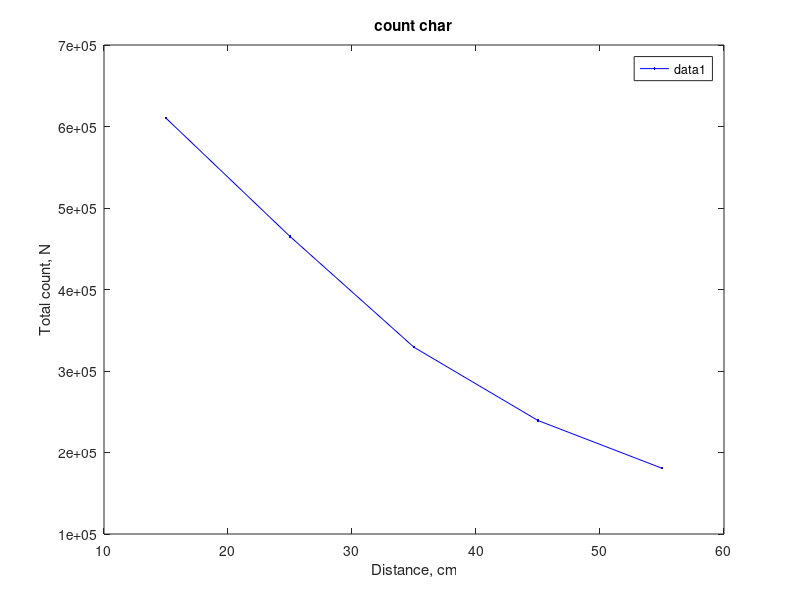

Write MATLAB code to recreate this figure.

%%% count char

% = [0 20 40];

dist = [0 10 20 30 40];
totalcount = [180684 239249 329140 465140 610280 ];
plot(15+40-dist, totalcount, '.-b');
title('count char'); xlabel('Distance, cm'); ylabel('Total count, N'); legend('show');

return;

colorIndex = 1;

for i = [0 10 20 30 40]
    
    [y] = loadMCA(sprintf('/home/fna/data/our/7/measure2/count_char/%d.mca', i));
    y = y(1:8000);

    y = reshape(y, [8, 1000]);
    y = sum(y, 1);

    plot((1:numel(y)).*8-4, y, char(colors(colorIndex)), 'DisplayName', sprintf('sdd: ~15cm+%dcm', 40-i)); hold on;
    colorIndex = colorIndex + 1;
    if (colorIndex == 8)
        colorIndex = 1;
    end
end

title('count char'); xlabel('Channel'); ylabel('Count, N'); legend('show');

return;


% 
% %%% drifting
% 
% 
% colorIndex = 1;
% 
% means = zeros(30, 1);
% means2 = zeros(30, 1);
% 
% for i = 0:29
%     
%     [y] = loadMCA(sprintf('/home/fna/data/our/7/measure2/drifting/0busy/%04d.mca', i));
%     y = y(1001:2500);
%     y = reshape(y, [4, 375]);
%     y = sum(y, 1);
%     [coeffs] = fito(1001:4:numel(y)*4+1000, y, 'gauss1');
%     means(i+1) = coeffs(2);
%     
%     [y] = loadMCA(sprintf('/home/fna/data/our/7/measure2/drifting/0busy_1/%04d.mca', i));
%     y = y(1001:2500);
%     y = reshape(y, [4, 375]);
%     y = sum(y, 1);
%         
%     [coeffs] = fito(1001:4:numel(y)*4+1000, y, 'gauss1');
%     means2(i+1) = coeffs(2);    
% end
% 
% 
% plot(1:30, means, '.-b', 'DisplayName', 'Turn1'); hold on;
% plot(1:30, means2, '.-r', 'DisplayName', 'Turn2'); hold on;
% 
% title('drifting'); xlabel('Measurement'); ylabel('Mean'); legend('show');
% 
% 
% return;


%%% busy-mean
% 
% exps = { '25_0.2ma_al_cu-65kev-286rate-0dead', '25_0.5ma_al_cu-65kev-618rate-0dead', '25_0.7ma_al_cu-65kev-847rate-0dead', '25_1ma_al_cu-65kev-1176rate-0dead', '25_1.5ma_al_cu-65kev-1723rate-5.4dead', '25_2ma_al_cu-65kev-2269rate-5.4dead', '25_3ma_al_cu-65kev-3372rate-16dead',  '25_4ma_al_cu-65kev-4416rate-22dead', '25_5ma_al_cu-65kev-5440rate-27dead', '25_6ma_al_cu-65kev-6451rate-31dead', '25_7ma_al_cu-65kev-7479rate-36dead', '25_8ma_al_cu-65kev-8471rate-39dead'};
% exps_ = strrep(exps, '_', '\_');
% 
% figure(2);
% 
% colorIndex = 1;
% 
% means = zeros(numel(exps), 1);
% x = zeros(numel(exps), 1);
% expression = '(\d+)rate';
% firstmean = 0;
% 
% for i = 1:numel(exps)
%     
%     [y] = loadMCA(sprintf('/home/fna/data/our/7/measure2/busy_char/%s.mca', char(exps(i))));
%     y = y(1001:2500);
% 
%     y = reshape(y, [4, 375]);
%     y = sum(y, 1);
% 
%     [coeffs] = fito(1001:4:numel(y)*4+1000, y, 'gauss1');
%     
%     if (i == 1)
%         firstmean = coeffs(2);
%     end
%         
%     str = char(exps(i));
%     x(i) = sscanf(str(regexp(str,expression):numel(str)), '%d');        
% 
%     means(i) = firstmean - coeffs(2);
% 
% %     plot(x, y, char(colors(colorIndex)), 'DisplayName', sprintf('%s', char(exps_(i)))); hold on;
% %     colorIndex = colorIndex + 1;
% %     if (colorIndex == 8)
% %         colorIndex = 1;
% %     end
% end
% 
% 
% 
% plot(x, means, '.-b');
% 
% title('mean-diff-to-286-rate vs input-rate'); xlabel('Input Rate, N'); ylabel('Mean Diff to 286 rate'); legend('show');
% 
% 
% return;


% syms x;
% a =       15.33;
% b =   0.0007366;
% c =    0.001023;
% d =    0.002868;
% f(x) = a*exp(b*x) + c*exp(d*x);



channels = [701    1573      913    1945       1161   2085      1481  2429            ]
energies = [24.39  24.39*2   30.68  30.68*2    37.05  37.05*2   46.3  46.3 * 2        ]

channels48 = [1633 2645 ]
energies48 = [50.49  50.49*2]

channels_ba = [897 1913 4713 ]
energies_ba = [31 81 356 ]

% channels = [565   1281    949    1801     1425      1953    ]
% energies = [20.21 40.42   30.68  61.35    41.42     60        ]
% 
% channels20 = [565   1281 ]
% energies20 = [20.21 40.42  ]
% 
% channels30 = [949    1801];
% energies30 = [30.68  61.35];
% 
% channels40 = [1425];
% energies40 = [41.42];
% 
% channels60 = [1953 4340 4720 2576];
% energies60 = [80 303 356 120];
% 
% plot(channels20, energies20, '.-b', 'DisplayName', '20-40'); hold on;
% plot(channels30, energies30, '.-g', 'DisplayName', '30-60'); hold on;
% plot(channels40, energies40, '.-r', 'DisplayName', '40'); hold on;
% plot(channels60, energies60, '.-k', 'DisplayName', '60'); hold on;
% 
% legend('show');
% 
plot(channels, energies, '.-b', 'DisplayName', '20-40'); hold on;
plot(channels48, energies48, '.-r', 'DisplayName', '20-40'); hold on;
plot(channels_ba, energies_ba, '.-k', 'DisplayName', '20-40'); hold on;
% 
return;



% figure(3);
% 
% exps = {'60_0.7ma_al_7cu_3pb_160kev', '70_0.7ma_al_7cu_3pb_160kev', '0_0.7ma_al_7cu_3pb_160kev'  };
% exps_ = {'60\_0.7ma\_al\_7cu\_3pb\_160kev', '70\_0.7ma\_al\_7cu\_3pb\_160kev', '0\_0.7ma\_al\_7cu\_3pb\_160kev'  };
% 
% %energies = 35;
% 
% figure('rend', 'painters', 'pos', [500 500 1100 800]);
% subplot(2,1,1);
% suptitle({'', 'blablabla spectrometer characterization'}); 
% 
% colorIndex = 1;
% for i = 1:numel(exps)
% 
%     
%     [y] = loadMCA(sprintf('/home/fna/data/our/7/measure2/%s.mca', char(exps(i))));
%     y = y(1:4000);
%     
%     y = reshape(y, [4, 1000]);
%     y = sum(y, 1);
%     
%     if (i == 1) y1 = y;
%     elseif (i == 2) y2 = y;
%     end
%     
%     plot(f(1:4:numel(y)*4), (y), char(colors(colorIndex)), 'DisplayName', sprintf('%s', char(exps_(i)))); hold on;
%     colorIndex = colorIndex + 1;
%     if (colorIndex == 8)
%         colorIndex = 1;
%     end
% end
% 
% % plot(1:4:numel(y)*4, (y1 - y2), char(colors(colorIndex)), 'DisplayName', sprintf('%s diff', char(exps(i)))); hold on;
% % colorIndex = colorIndex + 1;
% % if (colorIndex == 8)
% %     colorIndex = 1;
% % end
% 
% title('linear'); xlabel('Energy, keV'); ylabel('Count, N'); legend('show');
% 
% 
% %exps = {'12.5-1ma-cufoil', '15-1ma-cufoil', '17.5-1ma-cufoil', '20-1ma-cufoil', '22.5-1ma-cufoil', '25-1ma-cufoil', '27.5-1ma-cufoil' };
% 
% %energies = 35;
% 
% subplot(2,1,2);
% 
% colorIndex = 1;
% for i = 1:numel(exps)
%     [y] = loadMCA(sprintf('/home/fna/data/our/7/measure2/%s.mca', char(exps(i))));
%     y = y(1:4000);
%     
%     y = reshape(y, [4, 1000]);
%     y = sum(y, 1);    
%     
%     if (i == 1) y1 = y;
%     elseif (i == 2) y2 = y;
%     end    
%     
%     plot(f(1:4:numel(y)*4), log10(y), char(colors(colorIndex)), 'DisplayName', sprintf('%s', char(exps_(i)))); hold on;
%     colorIndex = colorIndex + 1;
%     if (colorIndex == 8)
%         colorIndex = 1;
%     end
% end
% 
% title('log10'); xlabel('Energy, keV'); ylabel('Count, N'); legend('show');
% 
% return;
figure(3);


%energies = 35;

syms x;
f(x)=x;
%plotMeasuresWithDiffrence('/home/fna/105/our/7/measure2', {'24_0.3ma-al-65kev', '0_0.3ma-al-65kev'}, f);
%plotMeasuresWithDiffrence('/home/fna/105/our/7/measure2', {'30_0.7ma-al_cu-65kev', '0_0.7ma-al_cu-65kev'}, f);
%plotMeasuresWithDiffrence('/home/fna/105/our/7/measure2', {'36_0.2ma-al_cu-80kev', '0_0.2ma-al_cu-80kev'}, f);
%plotMeasuresWithDiffrence('/home/fna/105/our/7/measure2', {'44_0.2ma-al_3cu-100kev', '0_0.2ma-al_3cu-100kev'}, f);
%plotMeasuresWithDiffrence('/home/fna/105/our/7/measure2', {'48_0.2ma_al_4cu_115kev', '0_0.2ma_al_4cu_115kev'}, f);




return;

% bder ki11
% 
% syms x;
% g(x) = 0.0146 * x - 0.1534;

energies = [24 30 36 44 48];

% for e = energies
%     convertToMatlabCompatibleXY(sprintf('/home/fna/data/bder/%d.asc', e), sprintf('/home/fna/data/bder/%d_.asc', e), 'channel', 'c');
% end

figure('rend', 'painters', 'pos', [500 500 1100 800]);
subplot(2,1,1);
suptitle({'', 'bder ki11 spectrometer characterization'}); 

colorIndex = 1;
for e = energies
    [x, y] = loadXY(sprintf('/home/fna/data/bder/%d_.asc', e));
    
    plot(g(x), y, char(colors(colorIndex)), 'DisplayName', sprintf('%d keV', e)); hold on;
        colorIndex = colorIndex + 1;
    if (colorIndex == 8)
        colorIndex = 1;
    end
end

title('linear'); xlabel('Energy, keV'); ylabel('Count, N'); legend('show');


subplot(2,1,2);

colorIndex = 1;
for e = energies
    [x, y] = loadXY(sprintf('/home/fna/data/bder/%d_.asc', e));
    
    plot(g(x), log10(y), char(colors(colorIndex)), 'DisplayName', sprintf('%d keV', e)); hold on;
        colorIndex = colorIndex + 1;
    if (colorIndex == 8)
        colorIndex = 1;
    end
end

title('log10'); xlabel('Energy, keV'); ylabel('Count, N'); legend('show');


